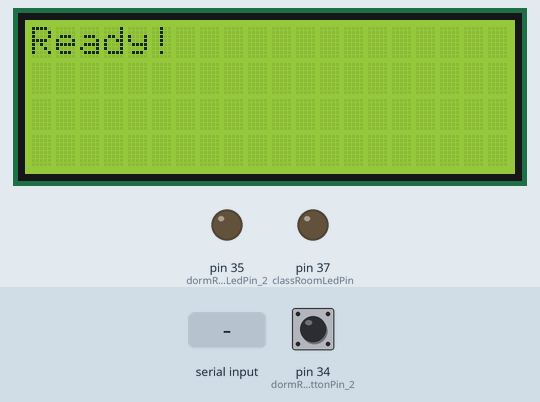
Bench run of a program on a simulated Arduino Mega 2560, built with avr-gcc and run on an emulated ATmega2560. Shown: 20×4 character LCD, output pins drawn as LEDs (lit = HIGH). The inputs (shaded band) are chosen by the test bench; at power-on: pin 34 (dormRoomButtonPin_2) HIGH. Pins used as bus, display or sensor lines are not drawn; what the program prints to the serial monitor is not drawn.

Above: at 1.3 s.
1.4 s: pin 34 (dormRoomButtonPin_2) pulled LOW for 0.15 s
At 1.48 s:
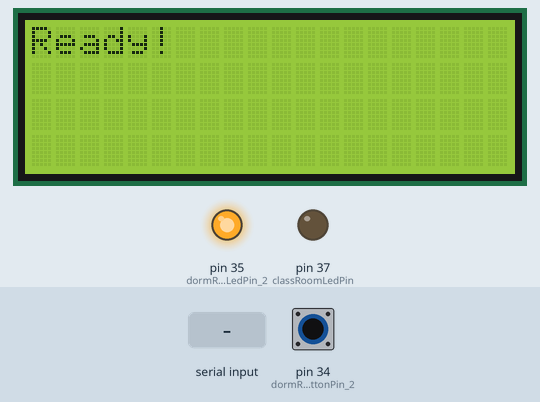
3.0 s: "1\n" received over the second serial link
At 4.1 s:
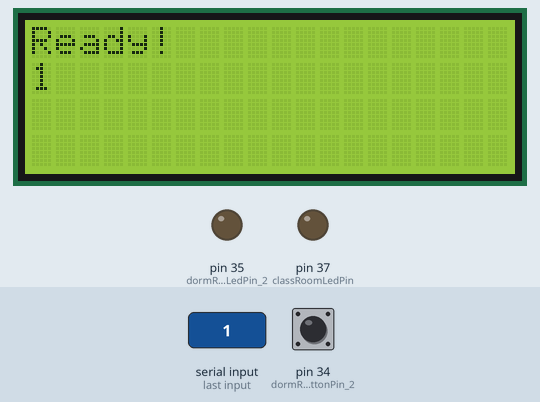
4.5 s: "0\n" received over the second serial link
At 5.6 s:
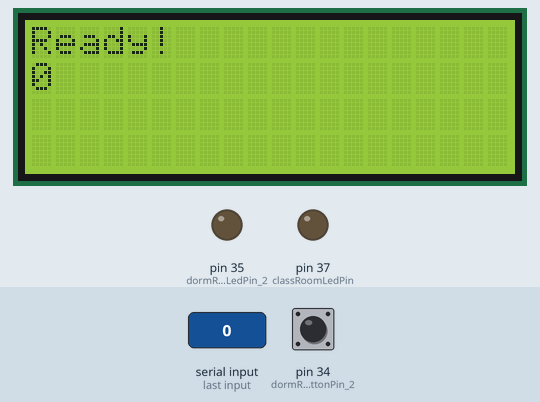
7.5 s: pin 34 (dormRoomButtonPin_2) pulled LOW for 1 s
At 8.3 s:
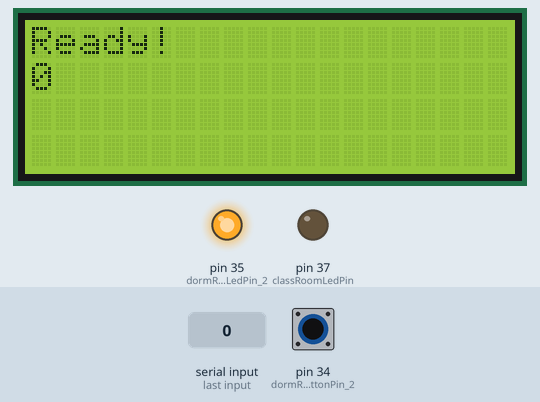
10.0 s: pin 34 (dormRoomButtonPin_2) pulled LOW for 3.2 s
At 14.0 s:
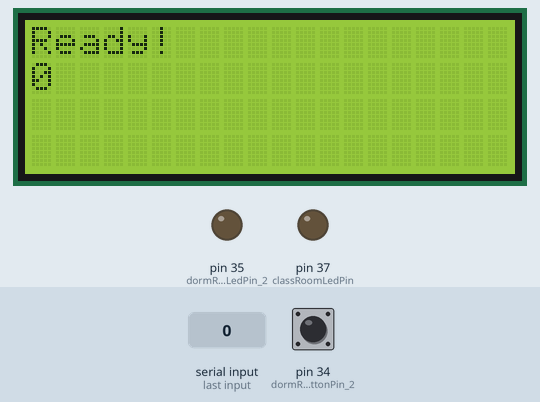
Timing chart, 0 to 15.5 s (numbered marks = the images above; inputs shaded):
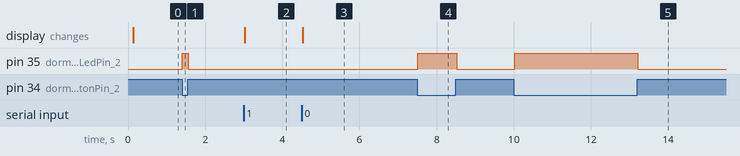

The program:

main.cpp
```cpp
// Blynk Connection
#define Esp8266Serial Serial2
#define Esp8266_Baud 9600

#include <LiquidCrystal_I2C.h>
#include <Arduino.h>
#include <MFRC522.h>
#include <Wire.h>

// Devices Constant
#define OPEN 1
#define CLOSE 0
#define DETECTED 0
#define NOT_DETECTED 1
#define ON 1
#define OFF 0
#define LIGHT 0
#define DARK 1
#define NUM_SENSORS 3
#define ONLINE 1
#define OFFLINE 0
#define RST_PIN 5
#define SS_PIN 53

// Object Define
LiquidCrystal_I2C classLCD(0x27, 20, 4);
MFRC522 cardScanner(SS_PIN, RST_PIN);
const int rotations = 1; // Number of full rotations
const int rotationTime = 1200; // Time for one full rotation in milliseconds (adjust as needed)
#pragma region Pin define
// Dorm room 2
int dormRoomButtonPin_2 = 34;
int dormRoomLedPin_2 = 35;
int systemMode;

// Class room
int classRoomButtonLedPin = 36;
int classRoomLedPin = 37;
int classroomServoPin = 38;
int classroomSensorPin = 39;
#pragma endregion

#pragma region States Define
bool currentDormRoom_2LedState = false;
int oldDormRoomButton_2Value;
#pragma endregion

#pragma region Function declarations
void setup();
void loop();
void handleRoomLedLogic();
void handleClassroomDoorLogic();
void setupServo();
void setupPin();
void setupOldValue();
void syncStatesToBlynk();
String checkCardId();
#pragma endregion

void setup() {
  Serial.begin(9600);
  SPI.begin();
  cardScanner.PCD_Init();
  Esp8266Serial.begin(Esp8266_Baud);
  delay(10);
  Serial.println("Connecting ...");
  classLCD.init();
  classLCD.backlight();
  classLCD.setCursor(0, 0);
  classLCD.print("Ready!");
  setupPin();
  setupOldValue();
}

void loop() {
  handleRoomLedLogic();
  handleClassroomDoorLogic();
}

#pragma region Setup


void setupPin() {
  pinMode(dormRoomButtonPin_2, INPUT_PULLUP);
  pinMode(dormRoomLedPin_2, OUTPUT);
  pinMode(classRoomButtonLedPin, INPUT_PULLUP);
  pinMode(classRoomLedPin, OUTPUT);
}

void setupOldValue() {
  oldDormRoomButton_2Value = digitalRead(dormRoomButtonPin_2);
}
#pragma endregion

#pragma region Room led logic
void handleRoomLedLogic() {
  int newDormRoomButton_2Value = digitalRead(dormRoomButtonPin_2);
  if (newDormRoomButton_2Value != oldDormRoomButton_2Value) {
    currentDormRoom_2LedState = !currentDormRoom_2LedState;
    digitalWrite(dormRoomLedPin_2, currentDormRoom_2LedState);
    oldDormRoomButton_2Value = newDormRoomButton_2Value;
  }
}
#pragma endregion

void handleClassroomDoorLogic() {
  String cardId = checkCardId();
  if (cardId != "") {
    Esp8266Serial.print(cardId);
  }

  if (Esp8266Serial.available()) {
    Serial.println("here");
    String response = Esp8266Serial.readStringUntil('\n');
    // classLCD.clear();
    classLCD.setCursor(0, 1);
    classLCD.print(response);
    Serial.println(response + "\n");
  }
}

String checkCardId() {
  if (!cardScanner.PICC_IsNewCardPresent() || !cardScanner.PICC_ReadCardSerial())
    return "";
  String uid = "";
  for (byte i = 0; i < cardScanner.uid.size; i++) {
    uid += String(cardScanner.uid.uidByte[i], HEX);
  }
  cardScanner.PICC_HaltA();
  uid.toUpperCase();
  Serial.println("UID: " + uid);
  return uid;
}


#pragma region Blynk logic
void syncStatesToBlynk() {
}
#pragma endregion
```

Measured:
- after the input at 1.4 s, pin 35 (dormRoomLedPin_2): LOW → HIGH at once, → LOW 0.15 s later
- after the input at 3.0 s, the display: changes at once (image 2)
- after the input at 4.5 s, the display: changes at once (image 3)
- after the input at 7.5 s, pin 35 (dormRoomLedPin_2): LOW → HIGH at once, → LOW 1.0 s later
- after the input at 10.0 s, pin 35 (dormRoomLedPin_2): LOW → HIGH at once, → LOW 3.2 s later
